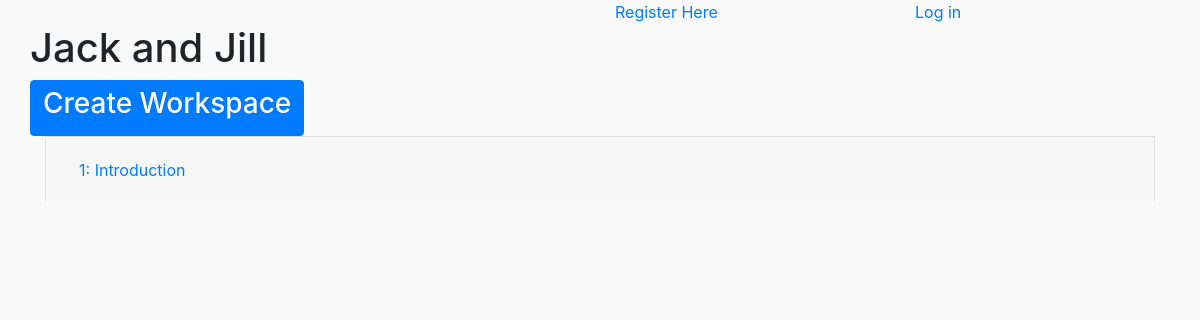
/workspaces/workspace/1/1/, run on an earlier commit of the app's database.
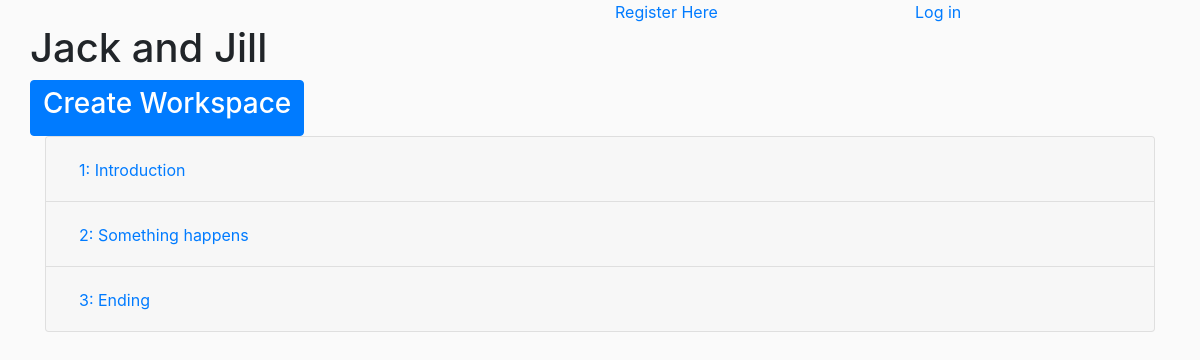
And on a later commit of the database.
### working/models.py (models this page shows, shortened)
class Chapter(models.Model):
    book = models.ForeignKey(Book, related_name="chapters")
    chap_num = models.IntegerField(blank=True)
    title = models.CharField(max_length=200, blank=True)
    content = models.TextField(blank=True)

### working/views.py (the view)
# urls.py: url(r'^workspace/(\d+)/(\d+)/$', book, name="book"),
def book(request, ws, id):
    content = get_object_or_404(Workspace, pk=ws)
    book = get_object_or_404(Book, pk=id)
    return render(request, "book.html", {"content":content, "book":book})

### working/models.py (called while the page is built)
    def __str__(self):
        return self.title

### working/templates/book.html (shortened to what this page needs)
{% extends "base.html" %}
{% load bootstrap_tags %}
{% block content %}
<div class="container">
    <div class="row">
        <h1>{{ book }}</h1>
    </div>
    <div class="row">
        <a class="btn btn-primary" href="{% url 'createworkspace' %}"><h3>Create Workspace</h3></a>
    </div>
    <div class="row">
        <div class="col-sm-12">
        <div class="accordion" id="accordionExample">
            {% for chapter in book.chapters.all|dictsort:"chap_num" %}
            <div class="card">
                <div class="card-header" id="heading{{ chapter.chap_num }}">
                    <h2 class="mb-0">
                        <button class="btn btn-link collapsed" type="button" data-toggle="collapse" data-target="#collapse{{ chapter.chap_num }}" aria-expanded="false" aria-controls="collapseTwo">
                            {{ chapter.chap_num }}: {{ chapter.title }}
                        </button>
                    </h2>
                </div>
            </div>
            {% endfor %}
        </div>
        </div>
    </div>
</div>
{% endblock %}

What changed in the data, as far as the page shows it:
added Chapter: chap_num "2", title "Something happens"
added Chapter: chap_num "3", title "Ending"
